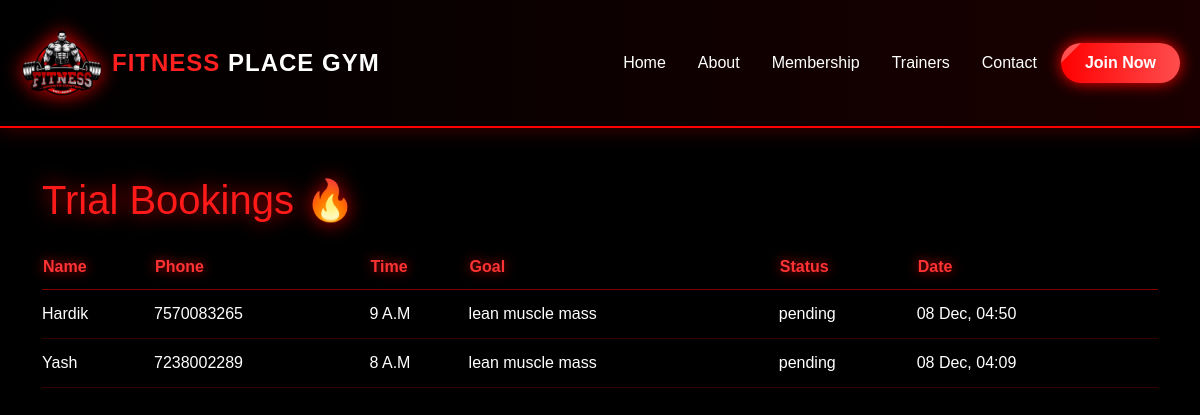
/owner/trials/ (signed in), run on the app's committed database.
### fitness/models.py (models this page shows, shortened)
class TrialBooking(models.Model):
    STATUS_CHOICES = [
        ("pending", "Pending"),
        ("confirmed", "Confirmed"),
        ("completed", "Completed"),
        ("not_interested", "Not Interested"),
    ]
    name = models.CharField(max_length=100)
    phone = models.CharField(max_length=15)
    preferred_time = models.CharField(max_length=50)
    goal = models.CharField(max_length=200, blank=True, null=True)
    status = models.CharField(max_length=20, choices=STATUS_CHOICES, default="pending")
    created_at = models.DateTimeField(auto_now_add=True)

### fitness/views.py (the view)
# urls.py: path("owner/trials/", views.owner_trials, name="owner_trials"),
@staff_member_required
def owner_trials(request):
    trials = TrialBooking.objects.order_by('-created_at')
    return render(request, "owner_trials.html", {"trials": trials})

### templates/owner_trials.html (shortened to what this page needs)
{% extends "base.html" %}
{% block body %}
<div class="container mt-5">
<h1 style="color:#ff1a1a; text-shadow:0 0 20px rgba(255,0,0,0.8);">
    Trial Bookings 🔥
</h1>
<table>
<tr>
    <th>Name</th>
    <th>Phone</th>
    <th>Time</th>
    <th>Goal</th>
    <th>Status</th>
    <th>Date</th>
</tr>
{% for t in trials %}
<tr>
    <td>{{ t.name }}</td>
    <td>{{ t.phone }}</td>
    <td>{{ t.preferred_time }}</td>
    <td>{{ t.goal }}</td>
    <td>{{ t.status }}</td>
    <td>{{ t.created_at|date:"d M, H:i" }}</td>
</tr>
{% endfor %}
</table>
</div>
{% endblock %}

### templates/base.html (style rules this page uses)
body { background-color: #000; margin: 0; padding: 0; font-family: 'Poppins', sans-serif; overflow-x: hidden; }

### templates/owner_trials.html (style rules this page uses)
body { background:#000; color:white; }
table { width:100%; margin-top:30px; }
th { color:#ff3333; text-shadow:0 0 12px rgba(255,0,0,0.8); border-bottom:1px solid rgba(255,0,0,0.5); padding-bottom:10px; }
td { padding:12px 0; border-bottom:1px solid rgba(255,0,0,0.2); }

### data on the page
TrialBooking: name "Hardik", phone "7570083265", preferred_time "9 A.M", goal "lean muscle mass", status "pending", created_at "08 Dec, 04:50"
TrialBooking: name "Yash", phone "7238002289", preferred_time "8 A.M", goal "lean muscle mass", status "pending", created_at "08 Dec, 04:09"
